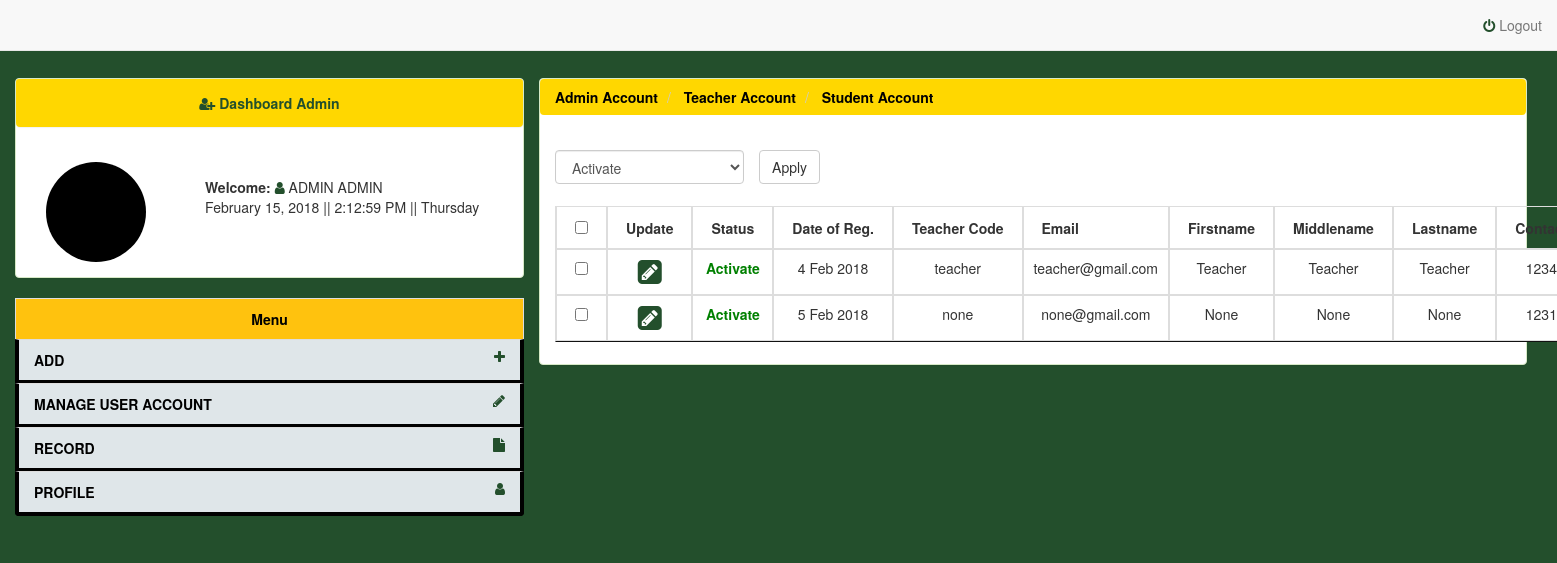
/tbl-teacher.php (signed in), run on the app's committed database.
### tables this page shows
CREATE TABLE `tbl_teacher` (
  `id` int(11) NOT NULL,
  `date` int(11) NOT NULL,
  `teacher_code` varchar(255) NOT NULL,
  `password` varchar(255) NOT NULL,
  `email` varchar(255) NOT NULL,
  `firstname` varchar(255) NOT NULL,
  `middlename` varchar(255) NOT NULL,
  `lastname` varchar(255) NOT NULL,
  `image` varchar(255) NOT NULL,
  `contact` varchar(255) NOT NULL,
  `acct_status` varchar(255) NOT NULL
);

### tbl-teacher.php (the view, shortened to what this page needs)
<?php
include 'db.php';
?>
<!DOCTYPE html>
<html lang="en">
<head>
<link href="css/bootstrap.min.css" rel="stylesheet">
<link rel="stylesheet" href="css/font-awesome.css">
<?php
include("inc/datatabletop.php");
?>
</head>
<body>
<?php include("inc/navbar.php"); ?>
<div class="container-fluid">
<div class="col-md-4">
<?php include("inc/sidebar-admin.php"); ?>
</div>
<div class="col-md-8">
<div class="panel panel-success">
<?php include("inc/breadcrumbs-tbl.php");?>
<div class="panel-body">
<?php
$query = "select * from `tbl_teacher` order by id asc";
$run = mysqli_query($con, $query);
if(mysqli_num_rows($run) > 0)
{
?>
<form action="" method="post" enctype="multipart/form-data">
<div class="row">
<div class="col-sm-8">
<div class="row">
<div class="col-xs-4">
<div class="form-group">
<select name="bulk-options" id="" class="form-control">
<option value="activate">Activate</option>
</select>
</div>
</div>
<input type="submit" class="btn btn-default btn-md" value="Apply">
</div>
</div>
</div>
<table class="table table-bordered table-filtered display nowrap" cellspacing="0" width="100%" id="datatable" style="text-align:center;">
<thead>
<tr>
<th><input type="checkbox" id="selectallboxes"></th>
<th>Update</th>
<th>Status</th>
<th>Date of Reg.</th>
<th>Teacher Code</th>
<th>Email</th>
<th>Firstname</th>
<th>Middlename</th>
<th>Lastname</th>
<th>Contact</th>
</tr>
</thead>
<tbody>
<?php
while($row = mysqli_fetch_array($run))
{
$tbl_id = $row['id'];
$date = getdate($row['date']);
$day = $date['mday'];
$month = substr($date['month'],0,3);
$year = $date['year'];
$tbl_teacher_code = $row['teacher_code'];
$tbl_email = $row['email'];
$tbl_firstname = ucfirst($row['firstname']);
$tbl_middlename = ucfirst($row['middlename']);
$tbl_lastname = ucfirst($row['lastname']);
$tbl_contact = $row['contact'];
$tbl_acct_status = $row['acct_status'];
?>
<tr>
<td><input type="checkbox" class="checkboxes" name="checkboxes[]" value="<?php echo $tbl_id;?>"></td>
<td><a href="tbl-teacher.php?edit=<?php echo $tbl_id;?>"?edit style="color:#006400;"><i class="fa fa-pencil-square fa-2x" aria-hidden="true"></i></a></td>
<td><span style="font-weight:bold;color:<?php
if($tbl_acct_status == 'activate')
{
echo 'green';
}
else if($tbl_acct_status = 'deactivate')
{
echo 'red';
}
?>;"><?php echo ucfirst($tbl_acct_status);?></span></td>
<td><?php echo "$day $month $year";?></td>
<td><?php echo $tbl_teacher_code;?></td>
<td><?php echo $tbl_email;?></td>
<td><?php echo $tbl_firstname;?></td>
<td><?php echo $tbl_middlename;?></td>
<td><?php echo $tbl_lastname;?></td>
<td><?php echo $tbl_contact;?></td>
</tr>
<?php } ?>
</tbody>
</table>
<?php
}
else
{
echo "<center><h4 style='color:red'>No Teacher Account</h4></center>";
}
?>
</form>
</div>
</div>
</div>
</div>
</body>
</html>

### table/css/dataTables.foundation.css (style rules this page uses)
table.dataTable { clear: both; margin: 0.5em 0 !important; max-width: none !important; width: 100%; }
table.dataTable td, table.dataTable th { -webkit-box-sizing: content-box; box-sizing: content-box; }
table.dataTable.nowrap th, table.dataTable.nowrap td { white-space: nowrap; }

### css-all/useradmin-css.php (style rules this page uses)
body { background:#234F2C; padding-top: 5%; }

### css-all/sidebar-css.php (style rules this page uses)
.fa { color: #234F2C; }

### data on the page
tbl_teacher: acct_status "Activate", date "4", date "Feb", date "2018", teacher_code "teacher", email "teacher@gmail.com", firstname "Teacher", middlename "Teacher", lastname "Teacher", contact "1234"
tbl_teacher: acct_status "Activate", date "5", date "Feb", date "2018", teacher_code "none", email "none@gmail.com", firstname "None", middlename "None", lastname "None", contact "1231"
